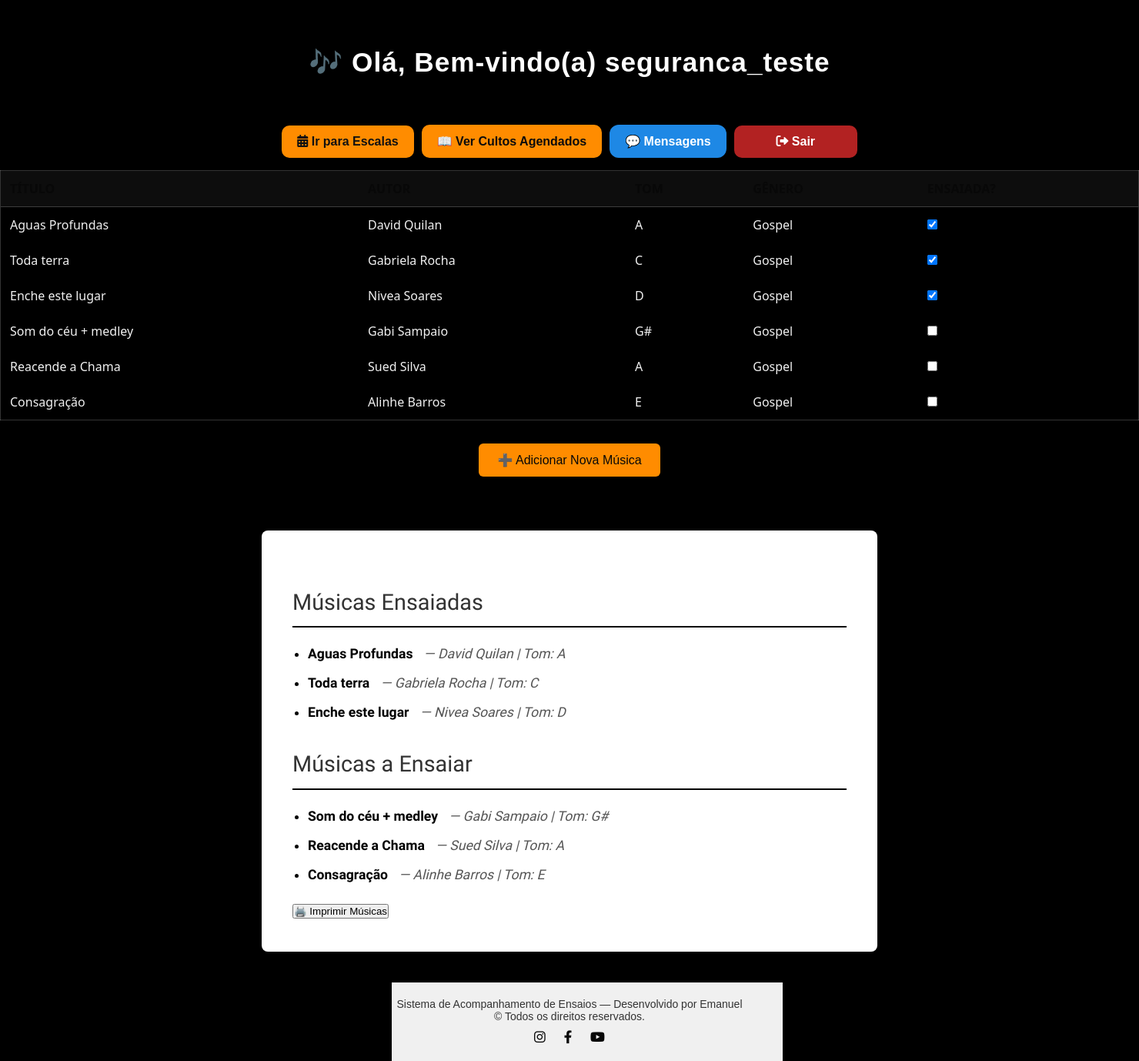
/musicas (signed in), run on the app's committed database.
### biblioteca-main/app.py (models this page shows)
class Usuario(UserMixin, db.Model):
    id = db.Column(db.Integer, primary_key=True)
    nome = db.Column(db.String(50), nullable=False)
    sobrenome = db.Column(db.String(50), nullable=False)
    telefone = db.Column(db.String(15), nullable=False)
    username = db.Column(db.String(50), unique=True, nullable=False)
    password = db.Column(db.String(128), nullable=False)
    role = db.Column(db.String(20), nullable=False, default="membro")
    pergunta_seguranca = db.Column(db.String(200), nullable=False)
    resposta_seguranca = db.Column(db.String(200), nullable=False)

class Music(db.Model):
    musica_id = db.Column(db.Integer, primary_key=True)  # 🔹 Agora chamamos a coluna corretamente!
    titulo = db.Column(db.String(100), nullable=False)
    autor = db.Column(db.String(100), nullable=False)
    genero = db.Column(db.String(50), nullable=False)
    tom = db.Column(db.String(10), nullable=False)
    usuario_id = db.Column(db.Integer, db.ForeignKey('usuario.id'))
    ensaiada = db.Column(db.Boolean, default=False)
    data_ensaio = db.Column(db.DateTime)

### biblioteca-main/app.py (the view, shortened to what this page needs)
@app.route('/musicas', methods=['GET','POST'])
@login_required
def musicas():
    musicas_lista = Music.query.all()
    return render_template('musicas.html', musicas=musicas_lista)

### biblioteca-main/app.py (called while the page is built)
@login_manager.user_loader
def load_user(user_id):
    return db.session.get(Usuario, int(user_id))  # 🔹 Usa a sessão corretamente sem `with`

### biblioteca-main/templates/musicas.html (shortened to what this page needs)
<!DOCTYPE html>
<html lang="pt-BR">
<head>
  <link rel="stylesheet" href="{{ url_for('static', filename='musicas.css') }}" />
  <link rel="stylesheet" href="https://cdnjs.cloudflare.com/ajax/libs/font-awesome/6.0.0/css/all.min.css" />
</head>
<body>
  <header>
    <h1 class="efeito-aproximacao">🎶 Olá, Bem-vindo(a) {{ current_user.username }}</h1>
  </header>
  <div class="botoes-wrapper">
    <a href="{{ url_for('escala') }}" class="botao-escala"><i class="fa-solid fa-calendar-alt"></i> Ir para Escalas</a>
    <a href="{{ url_for('cultos') }}" class="botao-ver-cultos">📖 Ver Cultos Agendados</a>
    <button id="btnAbrirMensagens" class="botao-mensagens">💬 Mensagens</button>
    <a href="{{ url_for('logout') }}" class="botao-sair"><i class="fas fa-sign-out-alt"></i> Sair</a>
  </div>
  <div id="cardMusicas">
    {% if musicas %}
      <form id="formMusicas">
        <table class="tabela">
          <thead>
            <tr>
              <th>Título</th>
              <th>Autor</th>
              <th>Tom</th>
              <th>Gênero</th>
              <th>Ensaiada?</th>
            </tr>
          </thead>
          <tbody id="tabelaMusicas">
            {% for musica in musicas %}
            <tr>
              <td>{{ musica.titulo }}</td>
              <td>{{ musica.autor }}</td>
              <td>{{ musica.tom }}</td>
              <td>{{ musica.genero }}</td>
              <td>
                <input type="checkbox" name="status_{{ musica.musica_id }}" {% if musica.ensaiada %}checked{% endif %}>
              </td>
            </tr>
            {% endfor %}
          </tbody>
        </table>
        <div class="centraliza-botao-wrapper">
          <button id="btnAbrirModalAdicionarMusica" class="botao-adicionar-musica" type="button">
            ➕ Adicionar Nova Música
          </button>
        </div>
      </form>
      <div class="main-container">
        <h2>Músicas Ensaiadas</h2>
        <ul>
          {% for musica in musicas %}
            {% if musica.ensaiada %}
            <li>
              <strong>{{ musica.titulo }}</strong>
              <span class="info-extra">— {{ musica.autor }} | Tom: {{ musica.tom }}</span>
            </li>
            {% endif %}
          {% endfor %}
        </ul>
        <h2>Músicas a Ensaiar</h2>
        <ul>
          {% for musica in musicas %}
            {% if not musica.ensaiada %}
            <li>
              <strong>{{ musica.titulo }}</strong>
              <span class="info-extra">— {{ musica.autor }} | Tom: {{ musica.tom }}</span>
            </li>
            {% endif %}
          {% endfor %}
        </ul>
        <div style="margin-top: 20px;">
          <button onclick="imprimirMusicas()" type="button" class="botao-imprimir">🖨️ Imprimir Músicas</button>
        </div>
    {% else %}
      <p>📌 Nenhuma música cadastrada no momento.</p>
    {% endif %}
  </div>
  <footer class="rodape">
    <p>Sistema de Acompanhamento de Ensaios — Desenvolvido por Emanuel</p>
    <p>&copy; {{ current_year }} Todos os direitos reservados.</p>
    <div class="icones-sociais">
      <a href="https://www.instagram.com" target="_blank"><i class="fab fa-instagram"></i></a>
      <a href="https://www.facebook.com" target="_blank"><i class="fab fa-facebook-f"></i></a>
      <a href="https://www.youtube.com" target="_blank"><i class="fab fa-youtube"></i></a>
    </div>
  </footer>
</body>
</html>

### biblioteca-main/static/musicas.css (style rules this page uses)
* { margin: 0; padding: 0; box-sizing: border-box; }
body { font-family: 'Arial', sans-serif; color: white; height: 100vh; width: 100vw; position: relative; padding: 20px; overflow-x: hidden; display: flex; flex-direction: column; align-items: center; margin: 0; background-color: #000; }
body::before { content: ""; position: fixed; top: 0; left: 0; width: 100vw; height: 100vh; background-image: url("imagens/FUNDO1.jpg"); background-position: center center; background-repeat: no-repeat; background-size: cover; filter: blur(8px); z-index: -1; }
header { width: 150%; padding: 40px 0; text-align: center; background-color: rgba(0, 0, 0, 0.6); box-shadow: 0 0 10px rgba(0,0,0,0.3); margin-bottom: 20px; }
header h1 { font-size: 2.2rem; color: #f8f8f8; letter-spacing: 1px; text-shadow: -1px -1px 0 #000, 1px -1px 0 #000, -1px 1px 0 #000, 1px 1px 0 #000; color: #fff; font-weight: bold; }
.botao-sair { background-color: #B22222; color: white; padding: 12px 20px; border: none; border-radius: 10px; box-shadow: 0 4px 8px rgba(0,0,0,0.3); cursor: pointer; transition: background-color 0.3s ease, transform 0.2s ease; min-width: 160px; text-align: center; font-weight: bold; font-size: 1rem; }
.botao-ver-cultos { background-color: #FF8C00; color: rgb(12, 12, 12); padding: 12px 20px; border: none; border-radius: 10px; box-shadow: 0 4px 8px rgba(0,0,0,0.3); cursor: pointer; transition: background-color 0.3s ease, transform 0.2s ease; min-width: 160px; text-align: right; margin-left: auto; font-weight: bold; font-size: 1rem; }
.botoes-wrapper { display: flex; flex-wrap: wrap; gap: 10px; align-items: center; }
.botao-escala { background-color: #FF8C00; color: rgb(17, 17, 17); font-size: 1rem; padding: 12px 20px; border: none; border-radius: 10px; box-shadow: 0 4px 8px rgba(0,0,0,0.3); cursor: pointer; transition: background-color 0.3s ease, transform 0.2s ease; min-width: 160px; text-align: center; font-weight: bold; font-size: 1rem; }
.botao-mensagens { background-color: #1e88e5; color: white; padding: 12px 20px; border: none; border-radius: 12px; font-size: 16px; font-weight: bold; box-shadow: 0 4px 8px rgba(0,0,0,0.2); cursor: pointer; transition: transform 0.2s ease, background-color 0.3s ease; display: inline-flex; align-items: center; gap: 8px; }
a.botao-estilizado, a.botao-ver-cultos, a.botao-gerenciar, a.botao-escala, a.botao-sair { text-decoration: none; }
.tabela { width: 100%; border-collapse: collapse; margin-top: 2rem; background-color: transparent; border: 1px solid rgba(255,255,255,0.2); font-family: 'Segoe UI', sans-serif; color: #f0f0f0; }
.tabela thead { background-color: rgba(255,255,255,0.05); color: #080808; text-transform: uppercase; }
.tabela th { padding: 12px; text-align: left; border-bottom: 1px solid rgba(255,255,255,0.2); font-weight: bold; }
.tabela td { padding: 12px; border-bottom: 1px solid rgba }
h2 { text-align: left; }
h1 { text-align: center; color: #080808; }
.tabela { margin-top: 0; }
#formMusicas { margin-top: 1rem; }
ul { color: #000; }
.botao-adicionar-musica { background-color: #FF8C00; color: rgb(8, 8, 8); border: none; padding: 12px 24px; font-size: 16px; border-radius: 6px; cursor: pointer; transition: background-color 0.3s; margin: 30px auto; text-align: center; align-items: center; }
.centraliza-botao-wrapper { display: flex; justify-content: center; align-items: center; }
.rodape { position: relative; width: 100vw; left: 0; background-color: #f0f0f0; color: #333; padding: 20px 0; text-align: center; font-size: 14px; margin-top: 40px; box-sizing: border-box; }
.rodape .icones-sociais { margin-top: 10px; }
.rodape .icones-sociais a { color: #080808; margin: 0 10px; font-size: 1.2em; transition: color 0.3s; }
.main-container { max-width: 800px; margin: 40px auto; padding: 40px; background-color: #ffffff; box-shadow: 0 0 20px rgba(0, 0, 0, 0.1); border-radius: 8px; font-family: 'Patrick Hand', cursive; color: #333; line-height: 1.6; }
.main-container h2 { font-size: 1.8em; margin-top: 30px; position: relative; padding-bottom: 10px; font-weight: normal; }
.main-container ul { padding-left: 20px; margin-top: 10px; }
.main-container li { margin-bottom: 8px; }
.main-container h2::after { content: ''; display: block; width: 100%; height: 2px; background-color: #000; margin-top: 8px; }
.main-container li { margin-bottom: 10px; font-size: 1.1em; }
.main-container .info-extra { display: inline-block; margin-left: 10px; font-style: italic; color: #555; }

### data on the page
Usuario: username "seguranca_teste"
Music: titulo "Aguas Profundas", autor "David Quilan", tom "A", genero "Gospel", ensaiada "☑"
Music: titulo "Toda terra", autor "Gabriela Rocha", tom "C", genero "Gospel", ensaiada "☑"
Music: titulo "Enche este lugar", autor "Nivea Soares", tom "D", genero "Gospel", ensaiada "☑"
Music: titulo "Som do céu + medley", autor "Gabi Sampaio", tom "G#", genero "Gospel"
Music: titulo "Reacende a Chama", autor "Sued Silva", tom "A", genero "Gospel"
Music: titulo "Consagração", autor "Alinhe Barros", tom "E", genero "Gospel"
